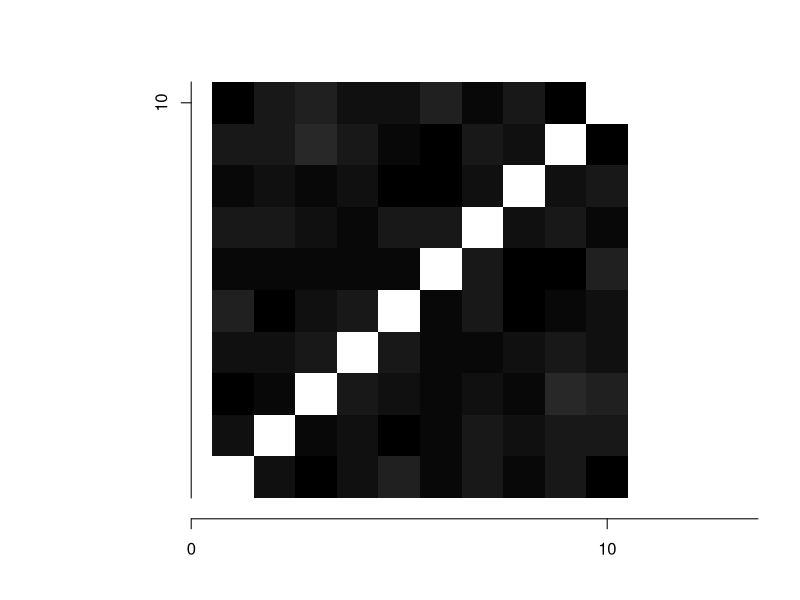

R code for this plot:
#
# Fast way of getting a matrix with the total cooccurrences from a MCMC trace
################################################################################"

cluster.assignments <- t(replicate(100,sample(10, replace=TRUE)))

n_samples <- dim(cluster.assignments)[1]
n_dim <- dim(cluster.assignments)[2]
pairwise <- matrix(0, n_dim, n_dim)
for(i in 1:n_samples){
    pairwise <- pairwise + 
        apply(t(cluster.assignments[i,]), 2, function(x) as.numeric(x==cluster.assignments[i,]))
}


M <- t(replicate(50,sample(50, replace=TRUE)))
M <- pairwise
image(1:dim(M)[1], 1:dim(M)[1], M, col= gray((0:32)/32), xlab="", ylab= "", asp=1, axes=FALSE, xaxt="n", yaxt="n")
axis(1,seq(0,50, by=10),seq(0,50, by=10), pos=0)
axis(2,seq(0,50, by=10),seq(0,50, by=10), pos=0)